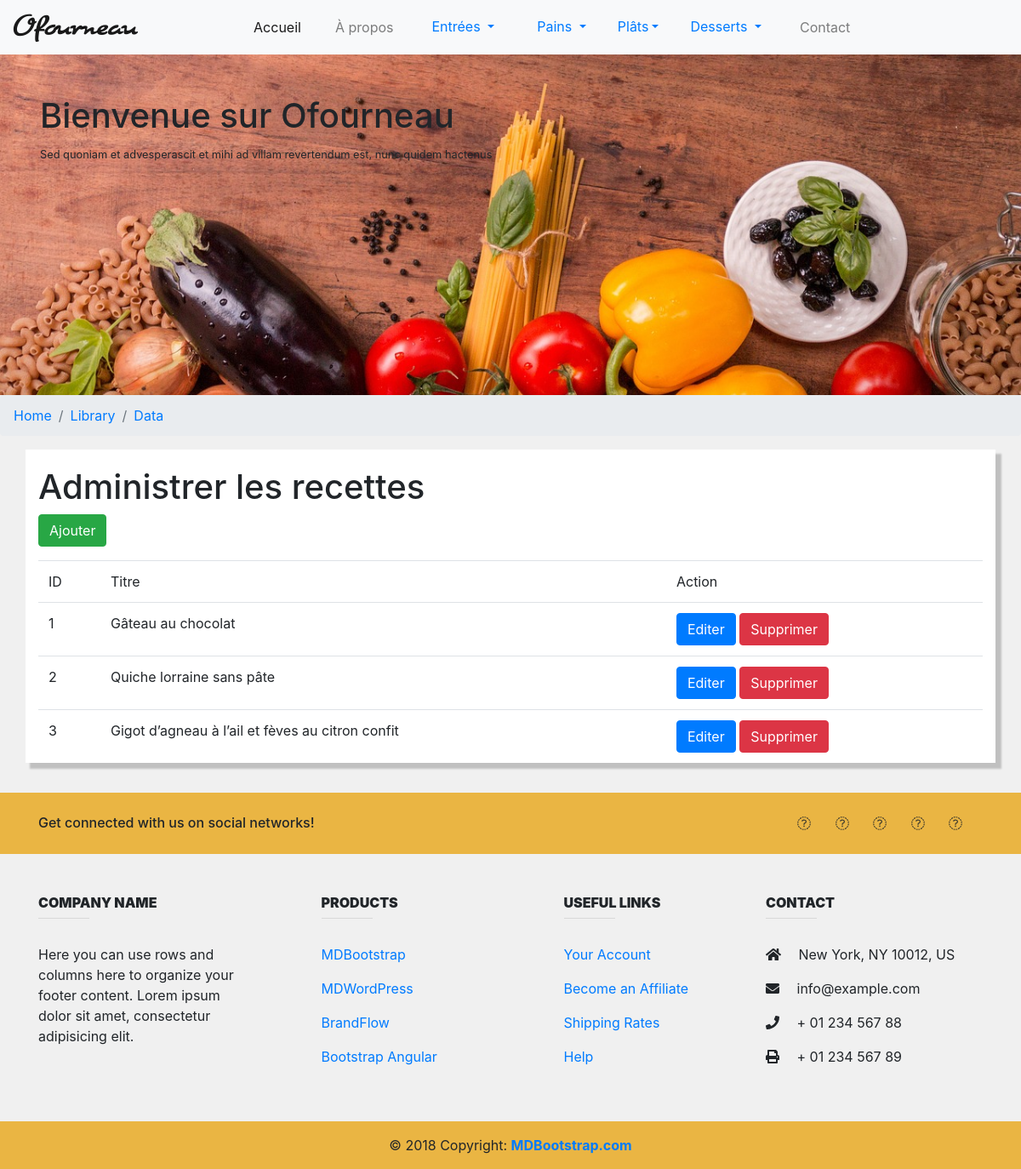
The page /index.php?p=admin.recipe.index (signed in) on the database its author committed.
### tables this page shows
CREATE TABLE `recette` (
  `id` int(11) UNSIGNED NOT NULL,
  `id_user` int(11) UNSIGNED NOT NULL,
  `id_categorie` int(11) UNSIGNED NOT NULL,
  `id_souscategorie` int(11) UNSIGNED NOT NULL,
  `id_soussouscategorie` int(11) UNSIGNED NOT NULL,
  `titre` varchar(100) NOT NULL,
  `id_difficulty` tinyint(1) UNSIGNED NOT NULL,
  `cout` tinyint(3) UNSIGNED NOT NULL,
  `preparation` tinyint(3) UNSIGNED NOT NULL,
  `cuisson` tinyint(3) UNSIGNED NOT NULL,
  `nb_personnes_min` tinyint(3) UNSIGNED NOT NULL,
  `nb_personnes_max` tinyint(3) UNSIGNED NOT NULL,
  `conseil` text NOT NULL,
  `photo` varchar(250) NOT NULL
);

### Core/Controller/Controller.php (called while the page is built, shortened)
<?php
class Controller {
    protected $viewPath;
    protected function render($view, $variables = []) {
        extract($variables);
        require($this->viewPath . str_replace('.', '/', $view) . '.php');
    }
}

### App/Controller/Admin/RecipeController.php (called while the page is built, shortened)
<?php
class RecipeController extends AppController {
    public function index() {
        $recipes = $this->Recipe->all();
        $this->render('Admin.Recipe.index', compact('recipes'));
    }
}

### Public/index.php (called while the page is built, shortened)
<?php
if ( isset($_GET['p']) ) {
	$page = $_GET['p'];
} else {
	$page = 'Recipe.index';
}
$page = explode('.', $page);
if ($page[0] == 'admin') {
	$action = $page[2];
} elseif ($page[0] == 'user' && count($page) == 3) {
	$controller = '\App\Controller\User\\' . ucfirst($page[1]) . 'Controller';
	$action = $page[2];
} else {
	$controller = '\App\Controller\\' . ucfirst($page[0]) . 'Controller';
	$action = $page[1];
}
$controller = new $controller;
$controller->$action();

### Core/Table/Table.php (called while the page is built, shortened)
<?php
class Table {
	protected $table;
	protected $db;
	public function __construct(Database $db) {
		$this->db = $db;
	}
	public function all() {
		return $this->query('SELECT * FROM ' . $this->table);
	}
	public function query($statement, $attributes = null, $one = false) {
		if ($attributes) {
			return $this->db->prepare($statement, $attributes, str_replace('Table', 'Entity', get_class($this)), $one);
		} else {
			return $this->db->query($statement, str_replace('Table', 'Entity', get_class($this)), $one);
		}
	}
}

### Core/Database.php (called while the page is built, shortened)
<?php
class Database {
	private $db_name;
	private $db_user;
	private $db_pass;
	private $db_host;
	private $pdo;
	public function __construct($db_name, $db_user = 'root', $db_pass = 'mysql', $db_host = 'localhost') {
		$this->db_name = $db_name;
		$this->db_user = $db_user;
		$this->db_pass = $db_pass;
		$this->db_host = $db_host;
	}
	private function getPDO() {
		if ( $this->pdo === null ) {
			$pdo = new PDO("mysql:dbname={$this->db_name}; host={$this->db_host}; charset=utf8;", $this->db_user, $this->db_pass);
			$pdo->setAttribute(PDO::ATTR_ERRMODE, PDO::ERRMODE_EXCEPTION);
			$this->pdo = $pdo;
		}
		return $this->pdo;
	}
	public function query($statement, $class_name = null, $one = false) {
		$req = $this->getPDO()->query($statement);
		if ($class_name === null) {
			$req->setFetchMode(PDO::FETCH_OBJ);
		} else {
			$req->setFetchMode(PDO::FETCH_CLASS, $class_name);
		}
		if ($one) {
			$datas= $req->fetch();
		} else {
			$datas= $req->fetchAll();
		}
		return $datas;
	}
}

### App/Autoloader.php (called while the page is built, shortened)
<?php
class Autoloader {
	static function autoload($class) {
		$class = str_replace('\\', DIRECTORY_SEPARATOR, $class);
	}
}

### App/Views/Admin/Recipe/index.php (the view, shortened to what this page needs)
<h1>Administrer les recettes</h1>
<p><a href="?p=admin.recipe.add" class="btn btn-success">Ajouter</a></p>
<table class="table">
	<thead>
		<tr>
			<td>ID</td>
			<td>Titre</td>
			<td>Action</td>
		</tr>
	</thead>
	<tbody>
		<?php foreach ($recipes as $r): ?>
			<tr>
				<td><?= $r->id; ?></td>
				<td><?= $r->titre; ?></td>
				<td>
					<a class="btn btn-primary" href="?p=admin.recipe.edit&id=<?= $r->id; ?>">Editer</a>
					<form action="?p=admin.recipe.delete" method="post" style="display: inline;">
						<button type="submit" class="btn btn-danger">Supprimer</button>
					</form>
				</td>
			</tr>
		<?php endforeach; ?>
	</tbody>
</table>

### Public/css/index.css (style rules this page uses)
body { background-color: rgb(240, 240, 240); }

### rows shown on the page
recette: id "1", titre "Gâteau au chocolat"
recette: id "2", titre "Quiche lorraine sans pâte"
recette: id "3", titre "Gigot d’agneau à l’ail et fèves au citron confit"
